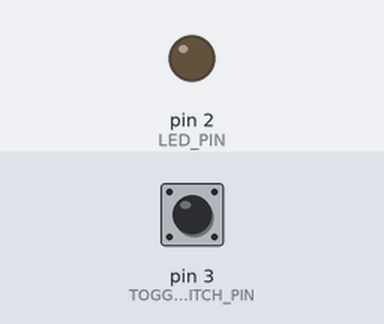
Recording of a sketch running on a simulated Arduino Uno, built with avr-gcc and run on an emulated ATmega328P. Shown: output pins drawn as LEDs (lit = HIGH). Dashed ring = blinking. The inputs (shaded band) are chosen by the test bench; at power-on: pin 3 (TOGGLE_SWITCH_PIN) HIGH.

Above: at 1.2 s.
1.3 s: pin 3 (TOGGLE_SWITCH_PIN) pulled LOW for 1 s
At 1.42 s:
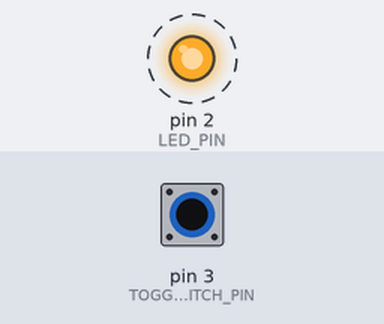
3.8 s: pin 3 (TOGGLE_SWITCH_PIN) pulled LOW for 0.15 s
At 4.2 s:
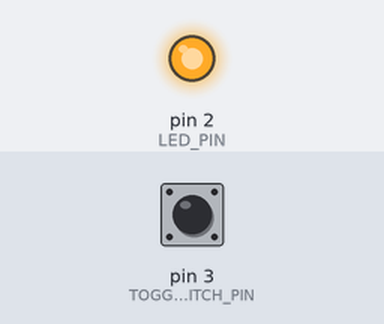
5.4 s: pin 3 (TOGGLE_SWITCH_PIN) pulled LOW for 3.2 s
At 8.9 s:
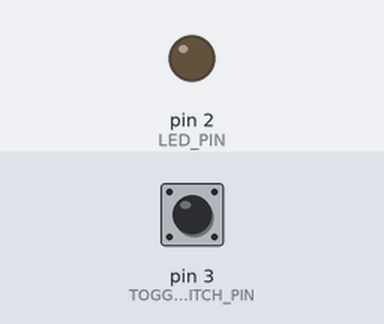
Timing chart, 0 to 10.4 s (numbered marks = the images above; inputs shaded):
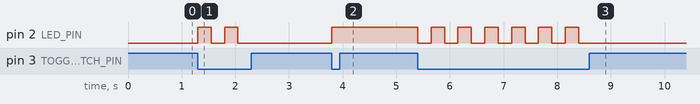

Measured:
- after the input at 1.3 s, pin 2 (LED_PIN): alternates HIGH for 0.25 s and LOW for 0.25 s, 4 changes in all, then stays LOW, starting at once
- after the input at 3.8 s, pin 2 (LED_PIN): LOW → HIGH at once
- after the input at 5.4 s, pin 2 (LED_PIN): alternates HIGH for 0.25 s and LOW for 0.25 s, 13 changes in all, then stays LOW, starting at once

The sketch:

Assignment14.ino
```cpp
// QUestion -14 : Switch press Toggles the LED
// Author : BHANWARLAL PRAJAPAT
// Date : 26 JUNE 2023

// HARDWARE :
// 1. Ardiuno UNO : 1
// 2. Ardiuno UNO2USB Connector : 1
// 3. Resistor : 1 (470 Ohm)
// 4. LED : 1
// 5. Switch : 1
// 6. Male to Male jumper wire: 5

// INSTRUCTION:
// 1. Connect +ve terminal of LED to Resistor on BreadBoard
// 2. Connect -ve terminal of LED to GND Line of Breadboard using Jumper Wire
// 3. Connect Other Terminal of Resistor to the GPIO pin 2 of Arduino UNO
// 4. Plug Switch into the Breadboard
// 5. Connect terminal1 of Switch to the GND Line
// 6. Connect terminal2 of Switch to PIN 3 of Arduino UNO using Jumper Wire
// 7. Connect GND line of BreadBoard to the GND pin of Ardiuno UNO
// Run the Following Program for the Desired Output
#define TOGGLE_SWITCH_PIN 3
#define LED_PIN 2
bool status = false;
void setup() {
  // put your setup code here, to run once:
  pinMode(LED_PIN,OUTPUT);
  pinMode(TOGGLE_SWITCH_PIN,INPUT_PULLUP);
}
void loop() {
  // put your main code here, to run repeatedly:
  if(!digitalRead(TOGGLE_SWITCH_PIN)){
    status = !status;
    digitalWrite(LED_PIN,status);
    delay(250);
  }
}
```
